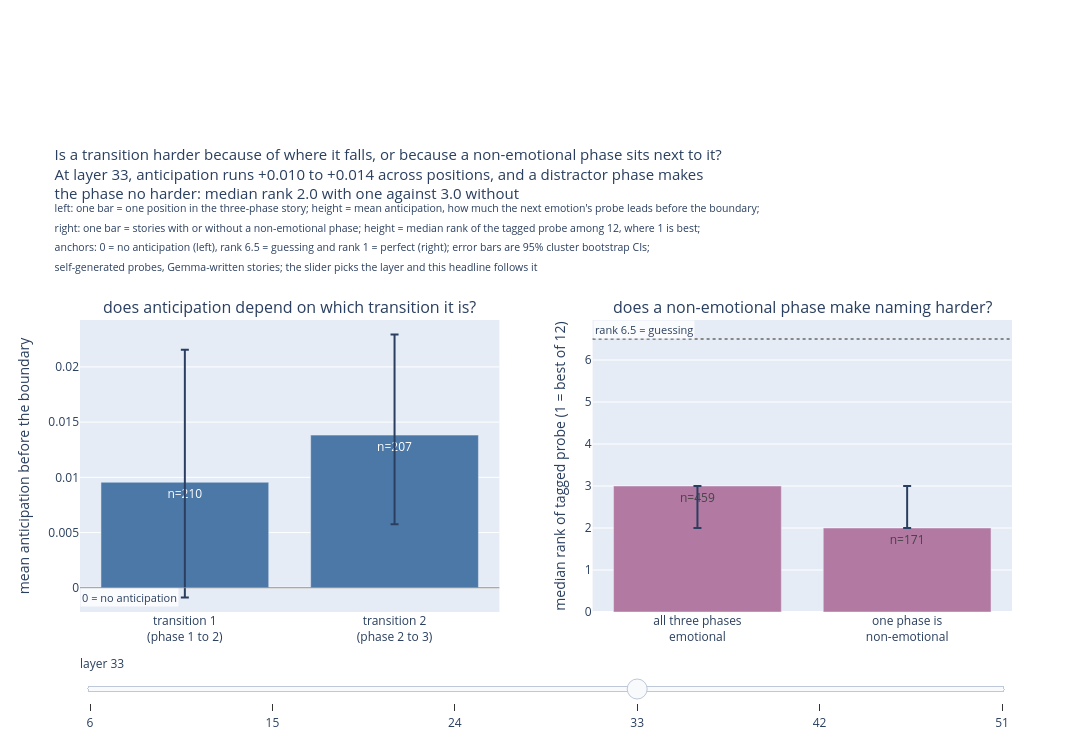

Source (notebook cell):
### Markdown cell above
## S5. Position and non-affect cuts

**Question: does tracking depend on where in the story the transition sits,
and do triples that mix in a non-affect concept break the affective probes?**

**Method, plainly.** Two smaller registered cuts on the primary condition,
using the `selfgen` probes. First, we split the R1 lead by transition
position. The second boundary has more context behind it and sits nearer the
end of the story, so a position effect would be a confound to carry into any
transition-level measure. Second, we split the median rank of the tagged
emotion by the `has_nonaffect` triple flag. Those triples mix an emotion with
a non-affect concept, which should be harder for a purely affective set of
probes if the distractor competes.

### Code cell
# this cell splits the tagged probe's rank (read G) and the R1 lead by transition
# position and by the has_nonaffect triple flag, self-generated probes, primary arm
fig, S5 = tr.s5_position_nonaffect_figure(ARMS, HAS_NONAFFECT, RNG)
fig.show()

### Figure 1 — Plotly figure (JSON) as saved in the notebook; plotly's stock layout.template omitted (floating-point values rounded to 4 significant figures)
{"data": [{"error_y": {"array": [0.009211, 0.008291], "arrayminus": [0.008428, 0.007897]}, "marker": {"color": "#4c78a8"}, "showlegend": false, "text": ["n=210", "n=207"], "type": "bar", "visible": false, "x": ["transition 1<br>(phase 1 to 2)", "transition 2<br>(phase 2 to 3)"], "xaxis": "x", "y": [0.006198, 0.01032], "yaxis": "y"}, {"error_y": {"array": [1.0, 1.0], "arrayminus": [0.0, 0.0]}, "marker": {"color": "#b279a2"}, "showlegend": false, "text": ["n=459", "n=171"], "type": "bar", "visible": false, "x": ["all three phases<br>emotional", "one phase is<br>non-emotional"], "xaxis": "x2", "y": [1.0, 1.0], "yaxis": "y2"}, {"error_y": {"array": [0.01282, 0.01518], "arrayminus": [0.01397, 0.01422]}, "marker": {"color": "#4c78a8"}, "showlegend": false, "text": ["n=210", "n=207"], "type": "bar", "visible": false, "x": ["transition 1<br>(phase 1 to 2)", "transition 2<br>(phase 2 to 3)"], "xaxis": "x", "y": [0.003285, 0.008824], "yaxis": "y"}, {"error_y": {"array": [1.0, 0.0], "arrayminus": [1.0, 1.0]}, "marker": {"color": "#b279a2"}, "showlegend": false, "text": ["n=459", "n=171"], "type": "bar", "visible": false, "x": ["all three phases<br>emotional", "one phase is<br>non-emotional"], "xaxis": "x2", "y": [3.0, 3.0], "yaxis": "y2"}, {"error_y": {"array": [0.01164, 0.0101], "arrayminus": [0.01206, 0.008617]}, "marker": {"color": "#4c78a8"}, "showlegend": false, "text": ["n=210", "n=207"], "type": "bar", "visible": false, "x": ["transition 1<br>(phase 1 to 2)", "transition 2<br>(phase 2 to 3)"], "xaxis": "x", "y": [0.00788, 0.0163], "yaxis": "y"}, {"error_y": {"array": [1.0, 0.0], "arrayminus": [0.0, 0.0]}, "marker": {"color": "#b279a2"}, "showlegend": false, "text": ["n=459", "n=171"], "type": "bar", "visible": false, "x": ["all three phases<br>emotional", "one phase is<br>non-emotional"], "xaxis": "x2", "y": [1.0, 1.0], "yaxis": "y2"}, {"error_y": {"array": [0.012, 0.009101], "arrayminus": [0.01043, 0.00808]}, "marker": {"color": "#4c78a8"}, "showlegend": false, "text": ["n=210", "n=207"], "type": "bar", "visible": true, "x": ["transition 1<br>(phase 1 to 2)", "transition 2<br>(phase 2 to 3)"], "xaxis": "x", "y": [0.009555, 0.01382], "yaxis": "y"}, {"error_y": {"array": [0.0, 1.0], "arrayminus": [1.0, 0.0]}, "marker": {"color": "#b279a2"}, "showlegend": false, "text": ["n=459", "n=171"], "type": "bar", "visible": true, "x": ["all three phases<br>emotional", "one phase is<br>non-emotional"], "xaxis": "x2", "y": [3.0, 2.0], "yaxis": "y2"}, {"error_y": {"array": [0.009301, 0.01194], "arrayminus": [0.009405, 0.01179]}, "marker": {"color": "#4c78a8"}, "showlegend": false, "text": ["n=210", "n=207"], "type": "bar", "visible": false, "x": ["transition 1<br>(phase 1 to 2)", "transition 2<br>(phase 2 to 3)"], "xaxis": "x", "y": [0.005839, 0.01077], "yaxis": "y"}, {"error_y": {"array": [0.0, 0.0], "arrayminus": [0.0, 1.0]}, "marker": {"color": "#b279a2"}, "showlegend": false, "text": ["n=459", "n=171"], "type": "bar", "visible": false, "x": ["all three phases<br>emotional", "one phase is<br>non-emotional"], "xaxis": "x2", "y": [2.0, 2.0], "yaxis": "y2"}, {"error_y": {"array": [0.007062, 0.01101], "arrayminus": [0.007868, 0.01169]}, "marker": {"color": "#4c78a8"}, "showlegend": false, "text": ["n=210", "n=207"], "type": "bar", "visible": false, "x": ["transition 1<br>(phase 1 to 2)", "transition 2<br>(phase 2 to 3)"], "xaxis": "x", "y": [0.003942, 0.007481], "yaxis": "y"}, {"error_y": {"array": [0.0, 1.0], "arrayminus": [1.0, 1.0]}, "marker": {"color": "#b279a2"}, "showlegend": false, "text": ["n=459", "n=171"], "type": "bar", "visible": false, "x": ["all three phases<br>emotional", "one phase is<br>non-emotional"], "xaxis": "x2", "y": [3.0, 3.0], "yaxis": "y2"}], "layout": {"annotations": [{"font": {"size": 16}, "showarrow": false, "text": "does anticipation depend on which transition it is?", "x": 0.225, "xanchor": "center", "xref": "paper", "y": 1.0, "yanchor": "bottom", "yref": "paper"}, {"font": {"size": 16}, "showarrow": false, "text": "does a non-emotional phase make naming harder?", "x": 0.775, "xanchor": "center", "xref": "paper", "y": 1.0, "yanchor": "bottom", "yref": "paper"}, {"bgcolor": "rgba(255,255,255,0.8)", "font": {"size": 11}, "showarrow": false, "text": "0 = no anticipation", "x": 0, "xanchor": "left", "xref": "x domain", "y": 0, "yanchor": "top", "yref": "y"}, {"bgcolor": "rgba(255,255,255,0.8)", "font": {"size": 11}, "showarrow": false, "text": "rank 6.5 = guessing", "x": 0, "xanchor": "left", "xref": "x2 domain", "y": 6.5, "yanchor": "bottom", "yref": "y2"}], "height": 740, "margin": {"b": 110, "t": 320}, "shapes": [{"line": {"color": "#888", "width": 1}, "type": "line", "x0": 0, "x1": 1, "xref": "x domain", "y0": 0, "y1": 0, "yref": "y"}, {"line": {"color": "#888", "dash": "dot"}, "type": "line", "x0": 0, "x1": 1, "xref": "x2 domain", "y0": 6.5, "y1": 6.5, "yref": "y2"}], "sliders": [{"active": 3, "currentvalue": {"prefix": "layer "}, "pad": {"t": 40}, "steps": [{"args": [{"visible": [true, true, false, false, false, false, false, false, false, false, false, false]}, {"title.text": "Is a transition harder because of where it falls, or because a non-emotional phase sits next to it?<br>At layer 6, anticipation runs +0.006 to +0.010 across positions, and a distractor phase makes<br>the phase no harder: median rank 1.0 with one against 1.0 without<br><sup>left: one bar = one position in the three-phase story; height = mean anticipation, how much the next emotion's probe leads before the boundary;</sup><br><sup>right: one bar = stories with or without a non-emotional phase; height = median rank of the tagged probe among 12, where 1 is best;</sup><br><sup>anchors: 0 = no anticipation (left), rank 6.5 = guessing and rank 1 = perfect (right); error bars are 95% cluster bootstrap CIs;</sup><br><sup>self-generated probes, Gemma-written stories; the slider picks the layer and this headline follows it</sup>"}], "label": "6", "method": "update"}, {"args": [{"visible": [false, false, true, true, false, false, false, false, false, false, false, false]}, {"title.text": "Is a transition harder because of where it falls, or because a non-emotional phase sits next to it?<br>At layer 15, anticipation runs +0.003 to +0.009 across positions, and a distractor phase makes<br>the phase no harder: median rank 3.0 with one against 3.0 without<br><sup>left: one bar = one position in the three-phase story; height = mean anticipation, how much the next emotion's probe leads before the boundary;</sup><br><sup>right: one bar = stories with or without a non-emotional phase; height = median rank of the tagged probe among 12, where 1 is best;</sup><br><sup>anchors: 0 = no anticipation (left), rank 6.5 = guessing and rank 1 = perfect (right); error bars are 95% cluster bootstrap CIs;</sup><br><sup>self-generated probes, Gemma-written stories; the slider picks the layer and this headline follows it</sup>"}], "label": "15", "method": "update"}, {"args": [{"visible": [false, false, false, false, true, true, false, false, false, false, false, false]}, {"title.text": "Is a transition harder because of where it falls, or because a non-emotional phase sits next to it?<br>At layer 24, anticipation runs +0.008 to +0.016 across positions, and a distractor phase makes<br>the phase no harder: median rank 1.0 with one against 1.0 without<br><sup>left: one bar = one position in the three-phase story; height = mean anticipation, how much the next emotion's probe leads before the boundary;</sup><br><sup>right: one bar = stories with or without a non-emotional phase; height = median rank of the tagged probe among 12, where 1 is best;</sup><br><sup>anchors: 0 = no anticipation (left), rank 6.5 = guessing and rank 1 = perfect (right); error bars are 95% cluster bootstrap CIs;</sup><br><sup>self-generated probes, Gemma-written stories; the slider picks the layer and this headline follows it</sup>"}], "label": "24", "method": "update"}, {"args": [{"visible": [false, false, false, false, false, false, true, true, false, false, false, false]}, {"title.text": "Is a transition harder because of where it falls, or because a non-emotional phase sits next to it?<br>At layer 33, anticipation runs +0.010 to +0.014 across positions, and a distractor phase makes<br>the phase no harder: median rank 2.0 with one against 3.0 without<br><sup>left: one bar = one position in the three-phase story; height = mean anticipation, how much the next emotion's probe leads before the boundary;</sup><br><sup>right: one bar = stories with or without a non-emotional phase; height = median rank of the tagged probe among 12, where 1 is best;</sup><br><sup>anchors: 0 = no anticipation (left), rank 6.5 = guessing and rank 1 = perfect (right); error bars are 95% cluster bootstrap CIs;</sup><br><sup>self-generated probes, Gemma-written stories; the slider picks the layer and this headline follows it</sup>"}], "label": "33", "method": "update"}, {"args": [{"visible": [false, false, false, false, false, false, false, false, true, true, false, false]}, {"title.text": "Is a transition harder because of where it falls, or because a non-emotional phase sits next to it?<br>At layer 42, anticipation runs +0.006 to +0.011 across positions, and a distractor phase makes<br>the phase no harder: median rank 2.0 with one against 2.0 without<br><sup>left: one bar = one position in the three-phase story; height = mean anticipation, how much the next emotion's probe leads before the boundary;</sup><br><sup>right: one bar = stories with or without a non-emotional phase; height = median rank of the tagged probe among 12, where 1 is best;</sup><br><sup>anchors: 0 = no anticipation (left), rank 6.5 = guessing and rank 1 = perfect (right); error bars are 95% cluster bootstrap CIs;</sup><br><sup>self-generated probes, Gemma-written stories; the slider picks the layer and this headline follows it</sup>"}], "label": "42", "method": "update"}, {"args": [{"visible": [false, false, false, false, false, false, false, false, false, false, true, true]}, {"title.text": "Is a transition harder because of where it falls, or because a non-emotional phase sits next to it?<br>At layer 51, anticipation runs +0.004 to +0.007 across positions, and a distractor phase makes<br>the phase no harder: median rank 3.0 with one against 3.0 without<br><sup>left: one bar = one position in the three-phase story; height = mean anticipation, how much the next emotion's probe leads before the boundary;</sup><br><sup>right: one bar = stories with or without a non-emotional phase; height = median rank of the tagged probe among 12, where 1 is best;</sup><br><sup>anchors: 0 = no anticipation (left), rank 6.5 = guessing and rank 1 = perfect (right); error bars are 95% cluster bootstrap CIs;</sup><br><sup>self-generated probes, Gemma-written stories; the slider picks the layer and this headline follows it</sup>"}], "label": "51", "method": "update"}]}], "title": {"font": {"size": 15}, "text": "Is a transition harder because of where it falls, or because a non-emotional phase sits next to it?<br>At layer 33, anticipation runs +0.010 to +0.014 across positions, and a distractor phase makes<br>the phase no harder: median rank 2.0 with one against 3.0 without<br><sup>left: one bar = one position in the three-phase story; height = mean anticipation, how much the next emotion's probe leads before the boundary;</sup><br><sup>right: one bar = stories with or without a non-emotional phase; height = median rank of the tagged probe among 12, where 1 is best;</sup><br><sup>anchors: 0 = no anticipation (left), rank 6.5 = guessing and rank 1 = perfect (right); error bars are 95% cluster bootstrap CIs;</sup><br><sup>self-generated probes, Gemma-written stories; the slider picks the layer and this headline follows it</sup>"}, "width": 1150, "xaxis": {"anchor": "y", "domain": [0.0, 0.45]}, "xaxis2": {"anchor": "y2", "domain": [0.55, 1.0]}, "yaxis": {"anchor": "x", "domain": [0.0, 1.0], "title": {"text": "mean anticipation before the boundary"}}, "yaxis2": {"anchor": "x2", "domain": [0.0, 1.0], "title": {"text": "median rank of tagged probe (1 = best of 12)"}}}}
